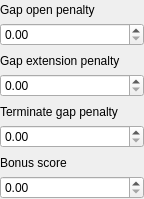
<?xml version="1.0" encoding="UTF-8"?>
<ui version="4.0">
 <class>PairwiseAlignmentHirschbergOptionsPanelMainWidget</class>
 <widget class="QWidget" name="PairwiseAlignmentHirschbergOptionsPanelMainWidget">
  <property name="geometry">
   <rect>
    <x>0</x>
    <y>0</y>
    <width>144</width>
    <height>199</height>
   </rect>
  </property>
  <property name="windowTitle">
   <string>Form</string>
  </property>
  <layout class="QVBoxLayout" name="verticalLayout_2">
   <property name="spacing">
    <number>5</number>
   </property>
   <property name="sizeConstraint">
    <enum>QLayout::SetMinAndMaxSize</enum>
   </property>
   <property name="margin">
    <number>0</number>
   </property>
   <item>
    <layout class="QVBoxLayout" name="gapOpenLayout">
     <property name="spacing">
      <number>3</number>
     </property>
     <property name="sizeConstraint">
      <enum>QLayout::SetMinAndMaxSize</enum>
     </property>
     <item>
      <widget class="QLabel" name="gapOpenLabel">
       <property name="text">
        <string>Gap open penalty</string>
       </property>
      </widget>
     </item>
     <item>
      <widget class="QDoubleSpinBox" name="gapOpen"/>
     </item>
    </layout>
   </item>
   <item>
    <layout class="QVBoxLayout" name="gapExtdLayout">
     <property name="spacing">
      <number>3</number>
     </property>
     <property name="sizeConstraint">
      <enum>QLayout::SetMinAndMaxSize</enum>
     </property>
     <item>
      <widget class="QLabel" name="gapExtdLabel">
       <property name="text">
        <string>Gap extension penalty</string>
       </property>
      </widget>
     </item>
     <item>
      <widget class="QDoubleSpinBox" name="gapExtd"/>
     </item>
    </layout>
   </item>
   <item>
    <layout class="QVBoxLayout" name="gapTermLayout">
     <property name="spacing">
      <number>3</number>
     </property>
     <property name="sizeConstraint">
      <enum>QLayout::SetMinAndMaxSize</enum>
     </property>
     <item>
      <widget class="QLabel" name="gapTermLabel">
       <property name="text">
        <string>Terminate gap penalty</string>
       </property>
      </widget>
     </item>
     <item>
      <widget class="QDoubleSpinBox" name="gapTerm"/>
     </item>
    </layout>
   </item>
   <item>
    <layout class="QVBoxLayout" name="bonusScoreLayout">
     <property name="spacing">
      <number>3</number>
     </property>
     <property name="sizeConstraint">
      <enum>QLayout::SetMinAndMaxSize</enum>
     </property>
     <item>
      <widget class="QLabel" name="bonusScoreLabel">
       <property name="text">
        <string>Bonus score</string>
       </property>
      </widget>
     </item>
     <item>
      <widget class="QDoubleSpinBox" name="bonusScore"/>
     </item>
    </layout>
   </item>
  </layout>
 </widget>
 <resources/>
 <connections/>
</ui>
